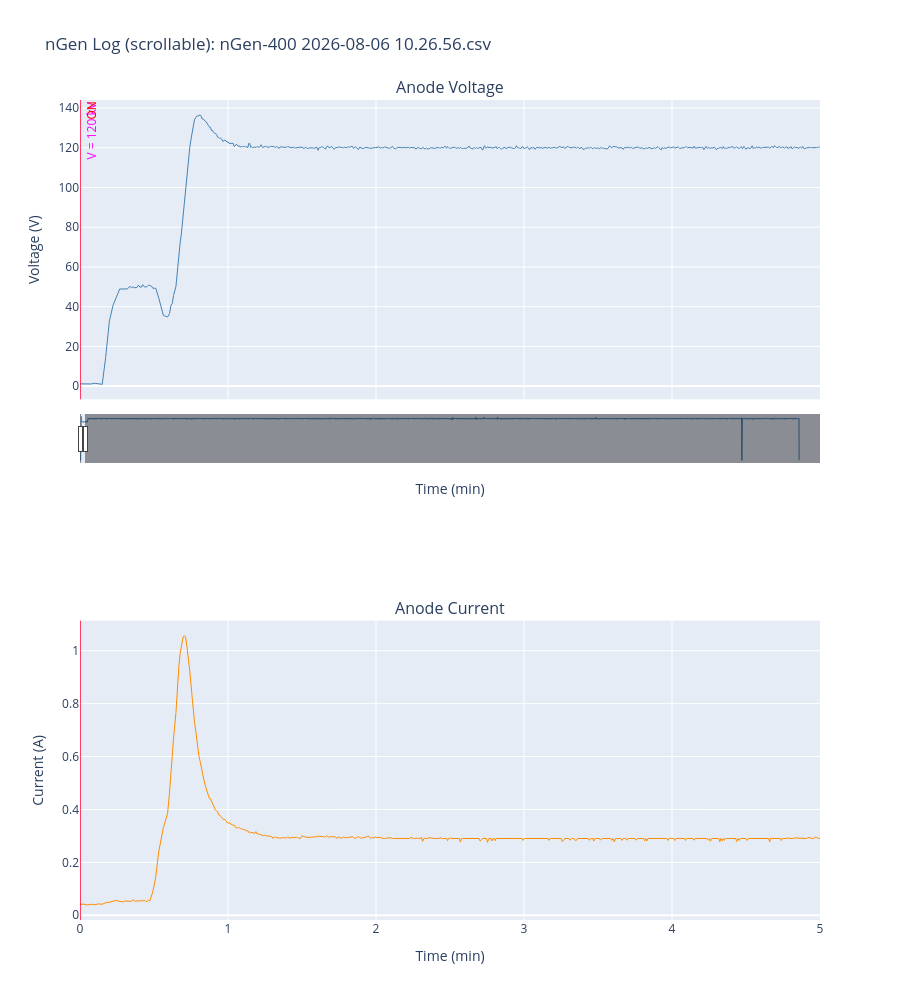

The code cell stored with this chart in its notebook:
### Code cell
import plotly.graph_objects as go
from plotly.subplots import make_subplots

# Width of the visible window in minutes — adjust to zoom in/out
window_min = 5

fig = make_subplots(
    rows=2, cols=1,
    shared_xaxes=True,
    subplot_titles=('Anode Voltage', 'Anode Current'),
    vertical_spacing=0.27
)

fig.add_trace(
    go.Scatter(x=df['Time (min)'], y=df['Anode Voltage'],
               mode='lines', name='Anode Voltage',
               line=dict(color='steelblue', width=1)),
    row=1, col=1
)
fig.add_trace(
    go.Scatter(x=df['Time (min)'], y=df['Anode Current'],
               mode='lines', name='Anode Current',
               line=dict(color='darkorange', width=1)),
    row=2, col=1
)

_plotly_dash = {'solid': 'solid', 'dashed': 'dash'}

active_events = [ev for ev in events if event_checkboxes[ev['key']].value]

for ev in active_events:
    pd_dash = _plotly_dash[ev['dash']]
    line_style = dict(color=ev['color'], width=ev['lw'], dash=pd_dash)
    # Top subplot line + label
    fig.add_shape(type='line', x0=ev['time_min'], x1=ev['time_min'], y0=0, y1=1,
                  xref='x', yref='y domain',
                  line=line_style, row=1, col=1)
    fig.add_annotation(x=ev['time_min'], y=1, xref='x', yref='y domain',
                       text=ev['label'], showarrow=False,
                       font=dict(color=ev['color'], size=12),
                       xanchor='left', yanchor='top',
                       textangle=-90, row=1, col=1)
    # Bottom subplot line only
    fig.add_shape(type='line', x0=ev['time_min'], x1=ev['time_min'], y0=0, y1=1,
                  xref='x2', yref='y2 domain',
                  line=line_style, row=2, col=1)

t_min = df['Time (min)'].min()

fig.update_layout(
    title=f'nGen Log (scrollable): {os.path.basename(file_dropdown.value)}',
    height=1000,
    xaxis=dict(
        range=[t_min, t_min + window_min],
        rangeslider=dict(visible=True, thickness=0.06),
        title='Time (min)'
    ),
    xaxis2=dict(
        range=[t_min, t_min + window_min],
        title='Time (min)'
    ),
    yaxis=dict(title='Voltage (V)'),
    yaxis2=dict(title='Current (A)'),
    showlegend=False
)

fig.show()

### Figure 1 — Plotly figure (JSON) as saved in the notebook; plotly's stock layout.template omitted (floating-point values rounded to 4 significant figures; data arrays with more than 128 entries replaced by an {"elided": "..."} marker saying what was removed)
{"data": [{"line": {"color": "steelblue", "width": 1}, "mode": "lines", "name": "Anode Voltage", "type": "scatter", "x": {"elided": "90232 float values"}, "xaxis": "x", "y": {"elided": "90232 float values"}, "yaxis": "y"}, {"line": {"color": "darkorange", "width": 1}, "mode": "lines", "name": "Anode Current", "type": "scatter", "x": {"elided": "90232 float values"}, "xaxis": "x2", "y": {"elided": "90232 float values"}, "yaxis": "y2"}], "layout": {"annotations": [{"font": {"size": 16}, "showarrow": false, "text": "Anode Voltage", "x": 0.5, "xanchor": "center", "xref": "paper", "y": 1, "yanchor": "bottom", "yref": "paper"}, {"font": {"size": 16}, "showarrow": false, "text": "Anode Current", "x": 0.5, "xanchor": "center", "xref": "paper", "y": 0.365, "yanchor": "bottom", "yref": "paper"}, {"font": {"color": "magenta", "size": 12}, "showarrow": false, "text": "V = 120 kV", "textangle": -90, "x": 0, "xanchor": "left", "xref": "x", "y": 1, "yanchor": "top", "yref": "y domain"}, {"font": {"color": "red", "size": 12}, "showarrow": false, "text": "ON", "textangle": -90, "x": 0, "xanchor": "left", "xref": "x", "y": 1, "yanchor": "top", "yref": "y domain"}, {"font": {"color": "magenta", "size": 12}, "showarrow": false, "text": "V = 130 kV", "textangle": -90, "x": 7.763, "xanchor": "left", "xref": "x", "y": 1, "yanchor": "top", "yref": "y domain"}, {"font": {"color": "red", "size": 12}, "showarrow": false, "text": "OFF", "textangle": -90, "x": 709.9, "xanchor": "left", "xref": "x", "y": 1, "yanchor": "top", "yref": "y domain"}, {"font": {"color": "red", "size": 12}, "showarrow": false, "text": "ON", "textangle": -90, "x": 710.1, "xanchor": "left", "xref": "x", "y": 1, "yanchor": "top", "yref": "y domain"}, {"font": {"color": "red", "size": 12}, "showarrow": false, "text": "OFF", "textangle": -90, "x": 771.5, "xanchor": "left", "xref": "x", "y": 1, "yanchor": "top", "yref": "y domain"}], "height": 1000, "shapes": [{"line": {"color": "magenta", "dash": "solid", "width": 0.8}, "type": "line", "x0": 0, "x1": 0, "xref": "x", "y0": 0, "y1": 1, "yref": "y domain"}, {"line": {"color": "magenta", "dash": "solid", "width": 0.8}, "type": "line", "x0": 0, "x1": 0, "xref": "x2", "y0": 0, "y1": 1, "yref": "y2 domain"}, {"line": {"color": "red", "dash": "solid", "width": 1.2}, "type": "line", "x0": 0, "x1": 0, "xref": "x", "y0": 0, "y1": 1, "yref": "y domain"}, {"line": {"color": "red", "dash": "solid", "width": 1.2}, "type": "line", "x0": 0, "x1": 0, "xref": "x2", "y0": 0, "y1": 1, "yref": "y2 domain"}, {"line": {"color": "magenta", "dash": "solid", "width": 0.8}, "type": "line", "x0": 7.763, "x1": 7.763, "xref": "x", "y0": 0, "y1": 1, "yref": "y domain"}, {"line": {"color": "magenta", "dash": "solid", "width": 0.8}, "type": "line", "x0": 7.763, "x1": 7.763, "xref": "x2", "y0": 0, "y1": 1, "yref": "y2 domain"}, {"line": {"color": "red", "dash": "dash", "width": 1.2}, "type": "line", "x0": 709.9, "x1": 709.9, "xref": "x", "y0": 0, "y1": 1, "yref": "y domain"}, {"line": {"color": "red", "dash": "dash", "width": 1.2}, "type": "line", "x0": 709.9, "x1": 709.9, "xref": "x2", "y0": 0, "y1": 1, "yref": "y2 domain"}, {"line": {"color": "red", "dash": "solid", "width": 1.2}, "type": "line", "x0": 710.1, "x1": 710.1, "xref": "x", "y0": 0, "y1": 1, "yref": "y domain"}, {"line": {"color": "red", "dash": "solid", "width": 1.2}, "type": "line", "x0": 710.1, "x1": 710.1, "xref": "x2", "y0": 0, "y1": 1, "yref": "y2 domain"}, {"line": {"color": "red", "dash": "dash", "width": 1.2}, "type": "line", "x0": 771.5, "x1": 771.5, "xref": "x", "y0": 0, "y1": 1, "yref": "y domain"}, {"line": {"color": "red", "dash": "dash", "width": 1.2}, "type": "line", "x0": 771.5, "x1": 771.5, "xref": "x2", "y0": 0, "y1": 1, "yref": "y2 domain"}], "showlegend": false, "title": {"text": "nGen Log (scrollable): nGen-400 2026-08-06 10.26.56.csv"}, "xaxis": {"anchor": "y", "domain": [0, 1], "matches": "x2", "range": [0, 5], "rangeslider": {"thickness": 0.06, "visible": true}, "showticklabels": false, "title": {"text": "Time (min)"}}, "xaxis2": {"anchor": "y2", "domain": [0, 1], "range": [0, 5], "title": {"text": "Time (min)"}}, "yaxis": {"anchor": "x", "domain": [0.635, 1], "title": {"text": "Voltage (V)"}}, "yaxis2": {"anchor": "x2", "domain": [0, 0.365], "title": {"text": "Current (A)"}}}}
